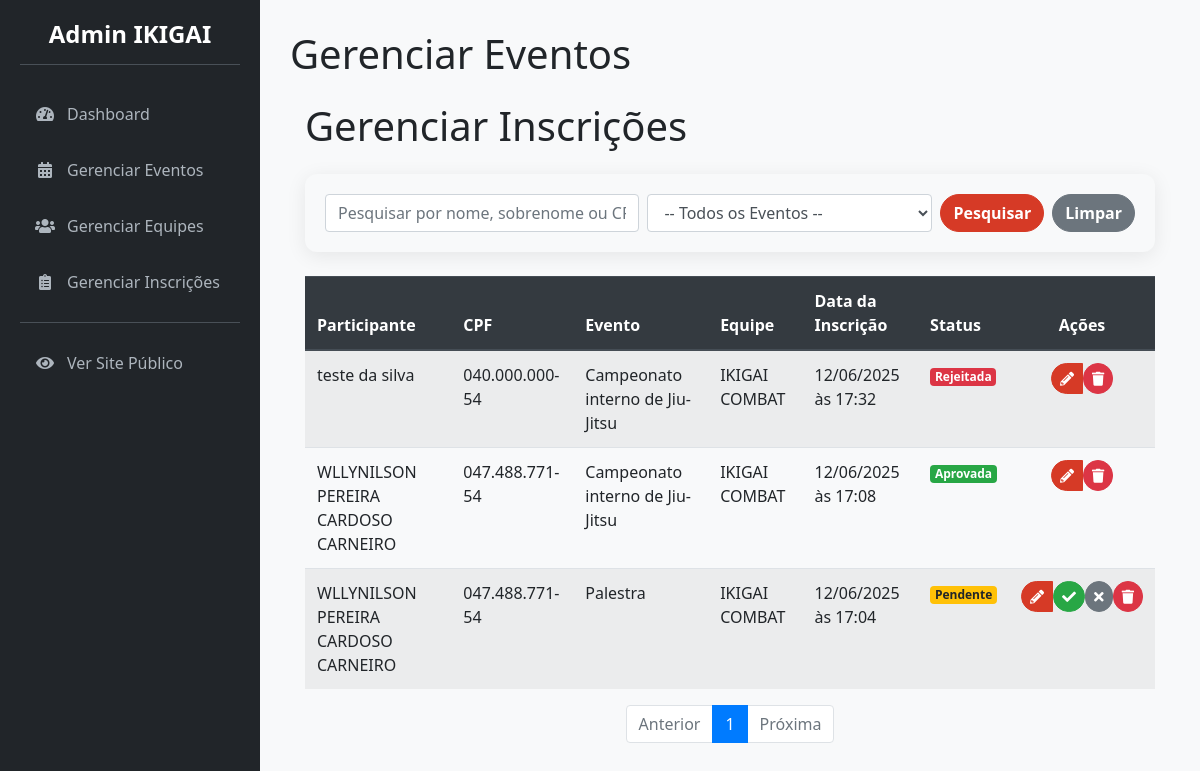
The page /admin/gerenciar_inscricoes (signed in) on the database its author committed.
### app/models.py (models this page shows, shortened)
class Inscricao(db.Model):
    __tablename__ = 'inscricoes'
    id = db.Column(db.Integer, primary_key=True)
    data_inscricao = db.Column(db.DateTime, default=datetime.utcnow)
    status = db.Column(db.String(20), nullable=False, default='Pendente')
    user_id = db.Column(db.Integer, db.ForeignKey('users.id'), nullable=False)
    evento_id = db.Column(db.Integer, db.ForeignKey('eventos.id'), nullable=False)
    equipe_id = db.Column(db.Integer, db.ForeignKey('equipes.id'), nullable=False)
    def __repr__(self):
        return f'<Inscricao {self.id} do utilizador {self.user_id}>'

class User(UserMixin, db.Model):
    __tablename__ = 'users'
    id = db.Column(db.Integer, primary_key=True)
    username = db.Column(db.String(64), index=True, unique=True, nullable=False)
    email = db.Column(db.String(120), index=True, unique=True, nullable=False)
    password_hash = db.Column(db.String(128))
    nome_completo = db.Column(db.String(150), nullable=True)
    bio = db.Column(db.Text, nullable=True)
    imagem_perfil = db.Column(db.String(300), nullable=True)  # URL para a imagem de perfil
    role = db.Column(db.String(20), nullable=False, default='user')  # Papel do utilizador
    cpf = db.Column(db.String(14), unique=True, nullable=True)  # CPF será único e opcional no início
    telefone = db.Column(db.String(20), nullable=True)  # Telefone também opcional
    inscricoes = db.relationship('Inscricao', backref='participante', lazy='dynamic')

class Evento(db.Model):
    __tablename__ = 'eventos'
    id = db.Column(db.Integer, primary_key=True)
    nome_evento = db.Column(db.String(200), nullable=False)
    data_hora_evento = db.Column(db.DateTime, nullable=False)
    palestrante = db.Column(db.String(100))
    imagem_palestrante = db.Column(db.String(300), nullable=True) # URL para a imagem
    descricao = db.Column(db.Text)
    local_evento = db.Column(db.String(200))
    preco = db.Column(db.Float, default=0.0)
    numero_vagas = db.Column(db.Integer, nullable=False)
    pix_copia_e_cola = db.Column(db.Text, nullable=True)  # Campo para o Pix
    inscricoes = db.relationship('Inscricao', backref='evento', lazy=True)

class Equipe(db.Model):
    __tablename__ = 'equipes'
    id = db.Column(db.Integer, primary_key=True)
    nome_equipe = db.Column(db.String(100), nullable=False, unique=True)
    professor_responsavel = db.Column(db.String(100), nullable=False)
    inscricoes = db.relationship('Inscricao', backref='equipe', lazy=True)

### app/admin/routes.py (the view, shortened to what this page needs)
@bp.route('/gerenciar_inscricoes')
@admin_required
def gerenciar_inscricoes():
    page = request.args.get('page', 1, type=int)
    termo_pesquisa = request.args.get('q')
    evento_filtro_id = request.args.get('evento_id')
    query = Inscricao.query.options(
        joinedload(Inscricao.participante),
        joinedload(Inscricao.evento),
        joinedload(Inscricao.equipe)
    )
    if evento_filtro_id:
        query = query.filter(Inscricao.evento_id == evento_filtro_id)
    inscricoes_paginadas = query.order_by(Inscricao.data_inscricao.desc()).paginate(
        page=page, per_page=10, error_out=False
    )
    print(inscricoes_paginadas.items)
    eventos_para_filtro = Evento.query.order_by(Evento.nome_evento).all()
    return render_template('admin/admin_gerenciar_inscricoes.html',
                           inscricoes_paginadas=inscricoes_paginadas,
                           eventos_para_filtro=eventos_para_filtro,
                           titulo='Gerenciar Inscrições')

### app/__init__.py (called while the page is built)
@login_manager.user_loader
def load_user(user_id):
    return models.User.query.get(int(user_id))

### app/admin/routes.py (called while the page is built)
@bp.before_request
def before_request_handler():
    if current_app.config.get('DEBUG') and not current_user.is_authenticated:
        user = User.query.first()
        if user:
            login_user(user)

### app/templates/admin/admin_gerenciar_inscricoes.html (shortened to what this page needs)
{% extends 'admin/admin_base.html' %}
{% block page_title %}Gerenciar Eventos{% endblock %}
{% block content %}
    <div class="container">
        <h1 class="mt-4 mb-4">{{ titulo }}</h1>
        <div class="card bg-light mb-4">
            <div class="card-body">
                <form method="GET" action="{{ url_for('admin.gerenciar_inscricoes') }}" class="form-inline">
                    <div class="form-group mr-2 flex-grow-1">
                        <input type="text" class="form-control w-100" id="q" name="q"
                               placeholder="Pesquisar por nome, sobrenome ou CPF..."
                               value="{{ request.args.get('q', '') }}">
                    </div>
                    <div class="form-group mr-2">
                        <select class="form-control" name="evento_id" id="evento_id">
                            <option value="">-- Todos os Eventos --</option>
                        </select>
                    </div>
                    <button type="submit" class="btn btn-primary mr-2">Pesquisar</button>
                    <a href="{{ url_for('admin.gerenciar_inscricoes') }}" class="btn btn-secondary">Limpar</a>
                </form>
            </div>
        </div>
        <div class="table-responsive">
            <table class="table table-striped table-hover">
                <thead class="thead-dark">
                <tr>
                    <th>Participante</th>
                    <th>CPF</th>
                    <th>Evento</th>
                    <th>Equipe</th>
                    <th>Data da Inscrição</th>
                    <th>Status</th>
                    <th class="text-center">Ações</th>
                </tr>
                </thead>
                <tbody>
                {% if inscricoes_paginadas.items %}
                    {% for inscricao in inscricoes_paginadas.items %}
                        <tr>
                            <td>{{ inscricao.participante.nome_completo or inscricao.participante.username }}</td>
                            <td>{{ inscricao.participante.cpf or 'N/D' }}</td>
                            <td>{{ inscricao.evento.nome_evento }}</td>
                            <td>{{ inscricao.equipe.nome_equipe }}</td>
                            <td>{{ inscricao.data_inscricao.strftime('%d/%m/%Y às %H:%M') }}</td>
                            <td class="status-cell">
                                {% if inscricao.status == 'Aprovada' %}
                                    <span class="badge badge-success">{{ inscricao.status }}</span>
                                {% elif inscricao.status == 'Rejeitada' %}
                                    <span class="badge badge-danger">{{ inscricao.status }}</span>
                                {% else %}
                                    <span class="badge badge-warning">{{ inscricao.status }}</span>
                                {% endif %}
                            </td>
                            <td class="text-center">
                                <div class="btn-group" role="group">
                                    <a href="{{ url_for('admin.editar_inscricao', inscricao_id=inscricao.id) }}"
                                       class="btn btn-primary btn-sm" title="Editar Inscrição">
                                        <i class="fas fa-pencil-alt"></i>
                                    </a>
                                    {% if inscricao.status == 'Pendente' %}
                                        <form class="d-inline" data-action="approve-form"
                                              action="{{ url_for('admin.aprovar_inscricao', inscricao_id=inscricao.id) }}"
                                              method="post">
                                            <button type="submit" class="btn btn-success btn-sm" title="Aprovar">
                                                <i class="fas fa-check"></i>
                                            </button>
                                        </form>
                                        <form class="d-inline" data-action="reject-form"
                                              action="{{ url_for('admin.rejeitar_inscricao', inscricao_id=inscricao.id) }}"
                                              method="post">
                                            <button type="submit" class="btn btn-secondary btn-sm" title="Rejeitar">
                                                <i class="fas fa-times"></i>
                                            </button>
                                        </form>
                                    {% endif %}
                                    <form class="d-inline" data-action="cancel-form"
                                          action="{{ url_for('admin.cancelar_inscricao', inscricao_id=inscricao.id) }}"
                                          method="post"
                                    >
                                        <button type="submit" class="btn btn-danger btn-sm" title="Excluir Inscrição">
                                            <i class="fas fa-trash"></i>
                                        </button>
                                    </form>
                                </div>
                            </td>
                        </tr>
                    {% endfor %}
                {% else %}
                    <tr>
                        <td colspan="7" class="text-center">Nenhuma inscrição encontrada.</td>
                    </tr>
                {% endif %}
                </tbody>
            </table>
        </div>
        <nav aria-label="Navegação das Inscrições">
            <ul class="pagination justify-content-center">
                <li class="page-item {% if not inscricoes_paginadas.has_prev %}disabled{% endif %}">
                    <a class="page-link"
                       href="{{ url_for('admin.gerenciar_inscricoes', page=inscricoes_paginadas.prev_num, q=request.args.get('q'), evento_id=request.args.get('evento_id')) }}">Anterior</a>
                </li>
                {% for page_num in inscricoes_paginadas.iter_pages(left_edge=1, right_edge=1, left_current=1, right_current=2) %}
                    {% if page_num %}
                        {% if inscricoes_paginadas.page == page_num %}
                            <li class="page-item active"><a class="page-link" href="#">{{ page_num }}</a></li>
                        {% else %}
                            <li class="page-item"><a class="page-link"
                                                     href="{{ url_for('admin.gerenciar_inscricoes', page=page_num, q=request.args.get('q'), evento_id=request.args.get('evento_id')) }}">{{ page_num }}</a>
                            </li>
                        {% endif %}
                    {% else %}
                        <li class="page-item disabled"><span class="page-link">...</span></li>
                    {% endif %}
                {% endfor %}
                <li class="page-item {% if not inscricoes_paginadas.has_next %}disabled{% endif %}">
                    <a class="page-link"
                       href="{{ url_for('admin.gerenciar_inscricoes', page=inscricoes_paginadas.next_num, q=request.args.get('q'), evento_id=request.args.get('evento_id')) }}">Próxima</a>
                </li>
            </ul>
        </nav>
    </div>
{% endblock %}

### app/templates/admin/admin_base.html (shortened to what this page needs)
<!DOCTYPE html>
<html lang="pt-BR">
<head>
    <link rel="stylesheet" href="https://stackpath.bootstrapcdn.com/bootstrap/4.5.2/css/bootstrap.min.css"
>
    <link rel="stylesheet" href="https://cdnjs.cloudflare.com/ajax/libs/font-awesome/5.15.3/css/all.min.css">
    <link rel="stylesheet" href="{{ url_for('static', filename='css/admin_styles.css') }}">
</head>
<body>
<div class="admin-wrapper">
    <nav class="sidebar">
        <h2>Admin IKIGAI</h2>
        <a href="{{ url_for('admin.dashboard') }}"
           class="{{ 'active' if request.endpoint == 'admin.dashboard' else '' }}">
            <i class="fas fa-tachometer-alt"></i> Dashboard
        </a>
        <a href="{{ url_for('admin.gerenciar_eventos') }}"
           class="{{ 'active' if 'evento' in request.endpoint else '' }}">
            <i class="fas fa-calendar-alt"></i> Gerenciar Eventos
        </a>
        <a href="{{ url_for('admin.gerenciar_equipes') }}"
           class="{{ 'active' if 'equipe' in request.endpoint else '' }}">
            <i class="fas fa-users"></i> Gerenciar Equipes
        </a>
        <a href="{{ url_for('admin.gerenciar_inscricoes') }}"
           class="{{ 'active' if 'inscricao' in request.endpoint else '' }}">
            <i class="fas fa-clipboard-list"></i> Gerenciar Inscrições
        </a>
        <hr style="border-color: #495057;">
        <a href="{{ url_for('public.index') }}"><i class="fas fa-eye"></i> Ver Site Público</a>
    </nav>
    <main class="main-content">
        <div class="content-header">
            <h1>{% block page_title %}{% endblock %}</h1>
        </div>
        {% block content %}{% endblock %}
    </main>
</div>
</body>
</html>

### app/static/css/admin_styles.css (style rules this page uses)
:root { --primary-red: rgb(214, 58, 38); --dark-red: rgb(180, 45, 28); --admin-bg: #f8f9fa; --sidebar-bg: #212529; --sidebar-link-color: #adb5bd; --sidebar-link-hover-color: #fff; --shadow: 0 4px 20px rgba(0, 0, 0, 0.08); --border-radius: 12px; --font-family: 'Segoe UI', Tahoma, Geneva, Verdana, sans-serif; }
body { background-color: var(--admin-bg); font-family: var(--font-family); }
.admin-wrapper { display: flex; }
.sidebar { width: 260px; min-height: 100vh; background: var(--sidebar-bg); padding: 20px; color: white; flex-shrink: 0; transition: all 0.3s ease; }
.main-content { flex-grow: 1; padding: 30px; overflow-y: auto; }
.sidebar h2 { font-size: 1.5rem; margin-bottom: 25px; text-align: center; color: #fff; border-bottom: 1px solid #495057; padding-bottom: 15px; font-weight: 600; }
.sidebar a { display: flex; align-items: center; gap: 12px; color: var(--sidebar-link-color); padding: 12px 15px; text-decoration: none; border-radius: 8px; margin-bottom: 8px; transition: all 0.3s ease; }
.sidebar a i { width: 20px; text-align: center; }
.card { border-radius: var(--border-radius); border: none; box-shadow: var(--shadow); }
.btn { border-radius: 25px; font-weight: 600; }
.btn-primary { background-color: var(--primary-red); border-color: var(--primary-red); }

### rows shown on the page
Inscricao: participante "teste da silva", participante "040.000.000-54", evento.nome_evento "Campeonato interno de Jiu-Jitsu", equipe.nome_equipe "IKIGAI COMBAT", data_inscricao "12/06/2025 às 17:32", status "Rejeitada"
Inscricao: participante "WLLYNILSON PEREIRA CARDOSO CARNEIRO", participante "047.488.771-54", evento.nome_evento "Campeonato interno de Jiu-Jitsu", equipe.nome_equipe "IKIGAI COMBAT", data_inscricao "12/06/2025 às 17:08", status "Aprovada"
Inscricao: participante "WLLYNILSON PEREIRA CARDOSO CARNEIRO", participante "047.488.771-54", evento.nome_evento "Palestra", equipe.nome_equipe "IKIGAI COMBAT", data_inscricao "12/06/2025 às 17:04", status "Pendente"

### other values the page prints
{{ titulo }} "Gerenciar Inscrições"
{{ page_num }} "1"
